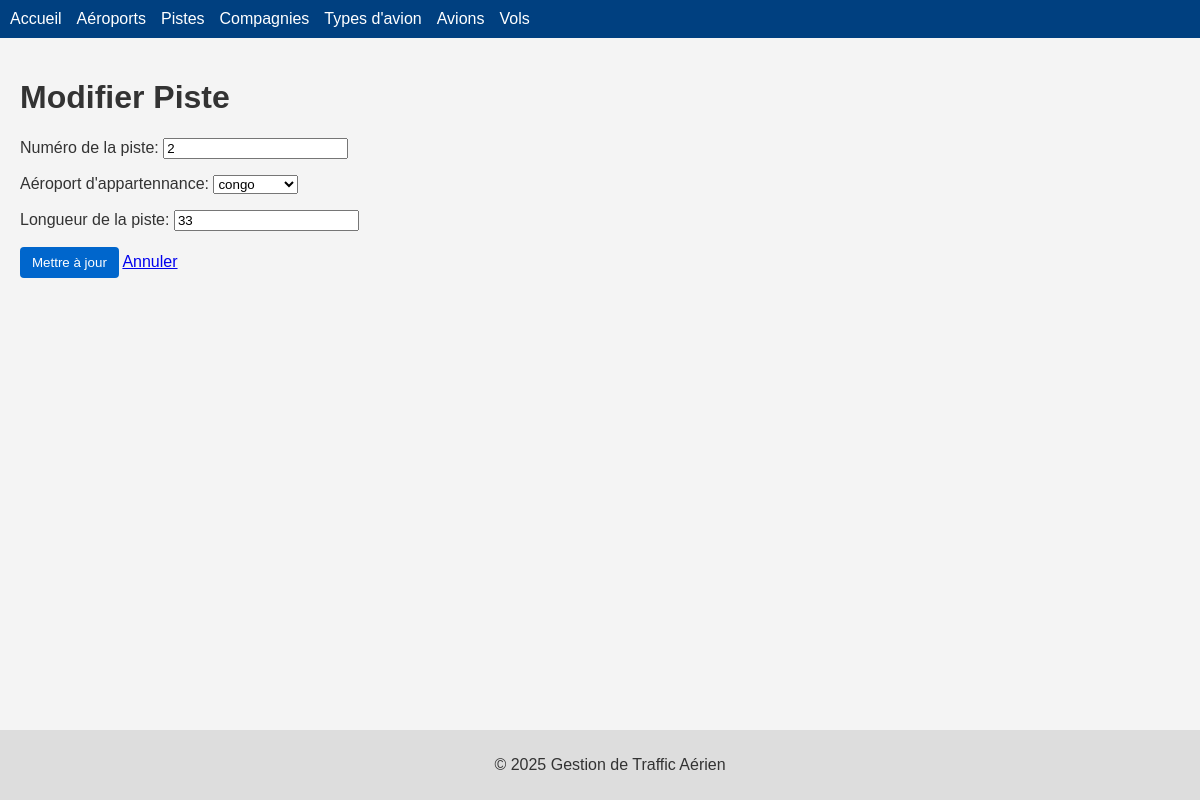
/runways/1/edit/, run on the app's committed database.
### avion/models.py (models this page shows, shortened)
class Pistes(models.Model):
    num = models.IntegerField(blank=False)
    aeroports = models.ForeignKey('Aeroports', on_delete=models.CASCADE)
    longueur = models.IntegerField(blank = False)

### avion/views.py (the view)
# urls.py: path('runways/<int:id>/edit/', views.updatePistes, name='updatePistes'),
def updatePistes(request, id):
    inst = get_object_or_404(models.Pistes, pk=id)
    if request.method == "POST":
        form = pistesForm(request.POST, request.FILES, instance=inst)
        if form.is_valid():
            form.save()
            return redirect('avion:affichePistes')
    else:
        form = pistesForm(instance=inst)
    return render(request, "avion/updatePistes.html", {"form": form, "id": id})

### avion/forms.py
class pistesForm(ModelForm):
    class Meta:
        model = models.Pistes
        fields = ('num', 'aeroports', 'longueur')
        labels = {
        'num' : _('Numéro de la piste'),
        'aeroports' : _("Aéroport d'appartennance") ,
        'longueur' : _('Longueur de la piste'),
        }

### avion/models.py (called while the page is built)
    def __str__(self):
        return self.nom

### avion/templates/avion/updatePistes.html (shortened to what this page needs)
{% extends 'base.html' %}
{% block content %}
<h1>Modifier Piste</h1>
<form method="post">
  {{ form.as_p }}
  <button type="submit">Mettre à jour</button>
  <a href="{% url 'avion:affichePistes' %}">Annuler</a>
</form>
{% endblock %}

### avion/static/avion/style.css (style rules this page uses)
body { font-family: Arial, sans-serif; margin: 0; padding: 0; background: #f4f4f4; color: #333; }
.btn, button { display: inline-block; padding: 8px 12px; background: #0066cc; color: #fff; text-decoration: none; border: none; border-radius: 4px; cursor: pointer; }

### data on the page
Pistes: num "2", aeroports "congo", longueur "33"
